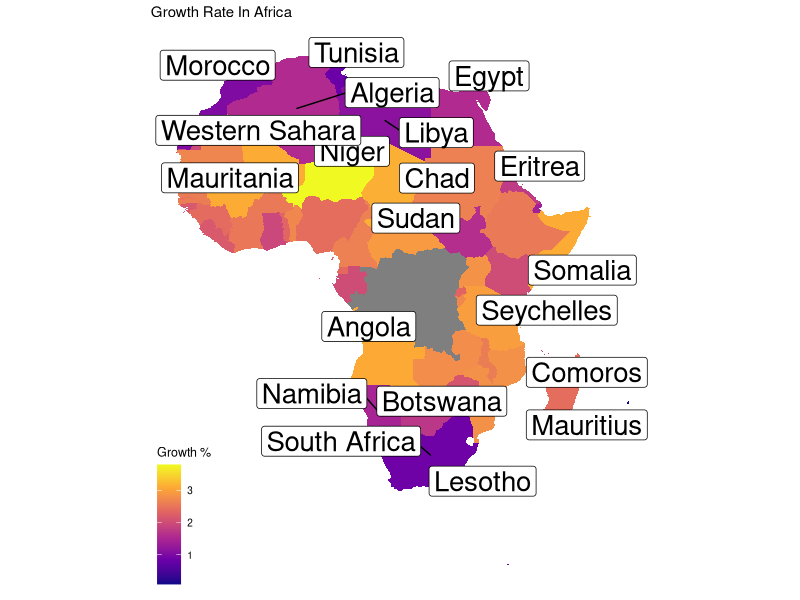
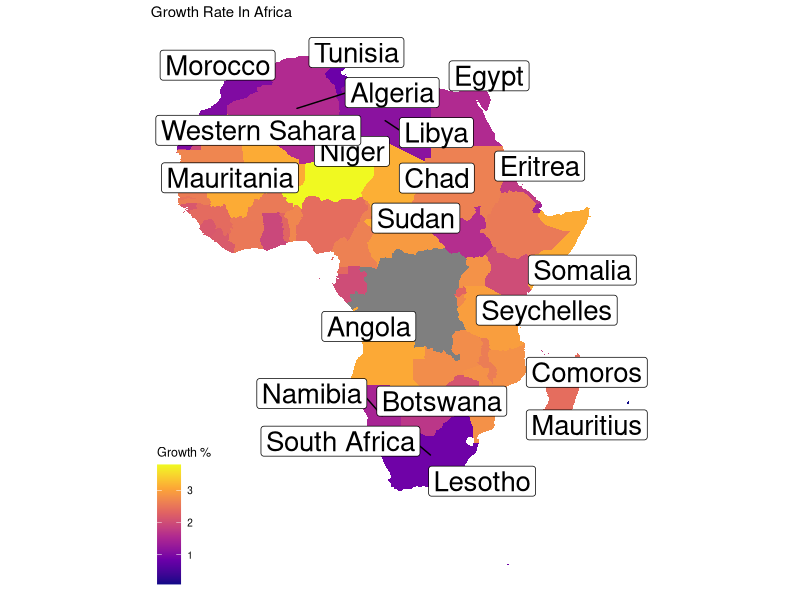

These figures' R source, in order:
# Load the necessary libraries
library(dplyr)
library(ggplot2)
library(tidyverse)
library(ggrepel)
library(ggthemes)

# Import the world_population.csv dataset
world_population <- read.csv("world_population_data.csv")

# Remove '%' from growth_rate column
world_population <- world_population %>%
  mutate(growth_rate = as.numeric(sub("%", "", growth_rate)))

# Create dataframe for world coordinates using map_data
world_coordinates <- map_data("world")

# Filter data for African countries
africa_map <- subset(world_coordinates, region %in% c(
  "Algeria", "Angola", "Benin", "Botswana", "Burkina Faso", "Burundi",
  "Cabo Verde", "Cameroon", "Central African Republic", "Chad", "Comoros",
  "Democratic Republic of the Congo", "Djibouti", "Egypt",
  "Equatorial Guinea", "Eritrea", "Eswatini", "Ethiopia", "Gabon",
  "Gambia", "Ghana", "Guinea",
  "Guinea-Bissau", "Ivory Coast", "Kenya", "Lesotho", "Liberia", "Libya",
  "Madagascar", "Malawi", "Mali", "Mauritania", "Mauritius", "Morocco",
  "Mozambique", "Namibia", "Niger", "Nigeria", "Republic of Congo",
  "Rwanda", "Sao Tome and Principe",
  "Senegal", "Seychelles", "Sierra Leone", "Somalia",
  "South Africa", "South Sudan",
  "Sudan", "Tanzania", "Togo", "Tunisia",
  "Uganda", "Western Sahara", "Zambia", "Zimbabwe"
)) %>%
  left_join(world_population, by = c("region" = "country"))

# Create label data for Africa
label_data <- africa_map %>%
  group_by(region) %>%
  filter(row_number() == 2) %>%
  mutate(
    long = ifelse(region == "Algeria", 2.6322, long),
    lat = ifelse(region == "Algeria", 28.1636, lat),
    long = ifelse(region == "Angola", 17.8739, long),
    lat = ifelse(region == "Angola", -11.2027, lat),
    long = ifelse(region == "Benin", 2.3158, long),
    lat = ifelse(region == "Benin", 9.3077, lat),
    long = ifelse(region == "Botswana", 24.6849, long),
    lat = ifelse(region == "Botswana", -22.3275, lat),
    long = ifelse(region == "Burkina Faso", -1.5616, long),
    lat = ifelse(region == "Burkina Faso", 12.6392, lat),
    long = ifelse(region == "Burundi", 29.9196, long),
    lat = ifelse(region == "Burundi", -3.3731, lat),
    long = ifelse(region == "Cabo Verde", -23.9812, long),
    lat = ifelse(region == "Cabo Verde", 15.9552, lat),
    long = ifelse(region == "Cameroon", 12.2776, long),
    lat = ifelse(region == "Cameroon", 5.9631, lat),
    long = ifelse(region == "Central African Republic", 20.9394, long),
    lat = ifelse(region == "Central African Republic", 6.6111, lat),
    long = ifelse(region == "Chad", 18.7322, long),
    lat = ifelse(region == "Chad", 15.4542, lat),
    long = ifelse(region == "Comoros", 43.8726, long),
    lat = ifelse(region == "Comoros", -11.8776, lat),
    long = ifelse(region == "Republic of the Congo", 15.8277, long),
    lat = ifelse(region == "Republic of the Congo", -0.2280, lat),
    long = ifelse(region == "Djibouti", 42.5903, long),
    lat = ifelse(region == "Djibouti", 11.8251, lat),
    long = ifelse(region == "Egypt", 31.2357, long),
    lat = ifelse(region == "Egypt", 30.0444, lat),
    long = ifelse(region == "Equatorial Guinea", 10.2679, long),
    lat = ifelse(region == "Equatorial Guinea", 1.6508, lat),
    long = ifelse(region == "Eritrea", 39.7823, long),
    lat = ifelse(region == "Eritrea", 15.1794, lat),
    long = ifelse(region == "Eswatini", 31.4659, long),
    lat = ifelse(region == "Eswatini", -26.5225, lat),
    long = ifelse(region == "Ethiopia", 39.7272, long),
    lat = ifelse(region == "Ethiopia", 9.1450, lat),
    long = ifelse(region == "Gabon", 11.6094, long),
    lat = ifelse(region == "Gabon", -0.8037, lat),
    long = ifelse(region == "Gambia", -15.3960, long),
    lat = ifelse(region == "Gambia", 13.4549, lat),
    long = ifelse(region == "Ghana", -1.0307, long),
    lat = ifelse(region == "Ghana", 7.9533, lat),
    long = ifelse(region == "Guinea", -10.9446, long),
    lat = ifelse(region == "Guinea", 11.2326, lat),
    long = ifelse(region == "Guinea-Bissau", -15.1804, long),
    lat = ifelse(region == "Guinea-Bissau", 11.8037, lat),
    long = ifelse(region == "Ivory Coast", -5.5436, long),
    lat = ifelse(region == "Ivory Coast", 7.5380, lat),
    long = ifelse(region == "Kenya", 37.8400, long),
    lat = ifelse(region == "Kenya", -1.286389, lat),
    long = ifelse(region == "Lesotho", 28.2420, long),
    lat = ifelse(region == "Lesotho", -29.5800, lat),
    long = ifelse(region == "Liberia", -9.4295, long),
    lat = ifelse(region == "Liberia", 6.4281, lat),
    long = ifelse(region == "Libya", 17.2283, long),
    lat = ifelse(region == "Libya", 26.3351, lat),
    long = ifelse(region == "Madagascar", 46.8691, long),
    lat = ifelse(region == "Madagascar", -18.7669, lat),
    long = ifelse(region == "Malawi", 34.3015, long),
    lat = ifelse(region == "Malawi", -13.2543, lat),
    long = ifelse(region == "Mali", -3.9962, long),
    lat = ifelse(region == "Mali", 17.5707, lat),
    long = ifelse(region == "Mauritania", -10.9408, long),
    lat = ifelse(region == "Mauritania", 20.3484, lat),
    long = ifelse(region == "Mauritius", 57.5522, long),
    lat = ifelse(region == "Mauritius", -20.3484, lat),
    long = ifelse(region == "Morocco", -7.0926, long),
    lat = ifelse(region == "Morocco", 31.7917, lat),
    long = ifelse(region == "Mozambique", 35.5296, long),
    lat = ifelse(region == "Mozambique", -18.6657, lat),
    long = ifelse(region == "Namibia", 17.0818, long),
    lat = ifelse(region == "Namibia", -22.5609, lat),
    long = ifelse(region == "Niger", 8.2245, long),
    lat = ifelse(region == "Niger", 17.6078, lat),
    long = ifelse(region == "Nigeria", 8.6753, long),
    lat = ifelse(region == "Nigeria", 9.0820, lat),
    long = ifelse(region == "Republic of Congo", 15.8277, long),
    lat = ifelse(region == "Republic of Congo", -0.2280, lat),
    long = ifelse(region == "Rwanda", 29.8739, long),
    lat = ifelse(region == "Rwanda", -1.9403, lat),
    long = ifelse(region == "Sao Tome and Principe", 6.6131, long),
    lat = ifelse(region == "Sao Tome and Principe", 0.1864, lat),
    long = ifelse(region == "Senegal", -14.4524, long),
    lat = ifelse(region == "Senegal", 14.4974, lat),
    long = ifelse(region == "Seychelles", 55.4915, long),
    lat = ifelse(region == "Seychelles", -4.6796, lat),
    long = ifelse(region == "Sierra Leone", -11.7799, long),
    lat = ifelse(region == "Sierra Leone", 8.4606, lat),
    long = ifelse(region == "Somalia", 46.8253, long),
    lat = ifelse(region == "Somalia", 5.1521, lat),
    long = ifelse(region == "South Africa", 25.0839, long),
    lat = ifelse(region == "South Africa", -29.0000, lat),
    long = ifelse(region == "South Sudan", 31.3872, long),
    lat = ifelse(region == "South Sudan", 6.8770, lat),
    long = ifelse(region == "Sudan", 30.8025, long),
    lat = ifelse(region == "Sudan", 12.8628, lat),
    long = ifelse(region == "Tanzania", 34.8888, long),
    lat = ifelse(region == "Tanzania", -6.369028, lat),
    long = ifelse(region == "Togo", 0.8248, long),
    lat = ifelse(region == "Togo", 8.6195, lat),
    long = ifelse(region == "Tunisia", 9.5375, long),
    lat = ifelse(region == "Tunisia", 33.8869, lat),
    long = ifelse(region == "Uganda", 32.2903, long),
    lat = ifelse(region == "Uganda", 1.3733, lat),
    long = ifelse(region == "Western Sahara", -13.1215, long),
    lat = ifelse(region == "Western Sahara", 24.2155, lat),
    long = ifelse(region == "Zambia", 27.8493, long),
    lat = ifelse(region == "Zambia", -13.1339, lat),
    long = ifelse(region == "Zimbabwe", 29.1549, long),
    lat = ifelse(region == "Zimbabwe", -19.0154, lat)
  )



# Create a geom_polygon plot using ggplot2
print(ggplot(africa_map) +
  geom_polygon(aes(long, lat, group = group, fill = growth_rate)) +
  coord_quickmap() +
  scale_fill_viridis_c(option = "plasma") +

  # Add labels to the plot
  labs(fill = "Growth %") +
  ggtitle("Growth Rate In Africa") +

  # Use geom_label_repel for Africa labels
  geom_label_repel(
    data = label_data, aes(x = long, y = lat, label = region),
    size = 7, max.overlaps = 7
  ) +

  # Tweak display of theme
  theme_map())

# Save the plot as a file
ggsave("africa_plot.jpg", dpi = 300)
